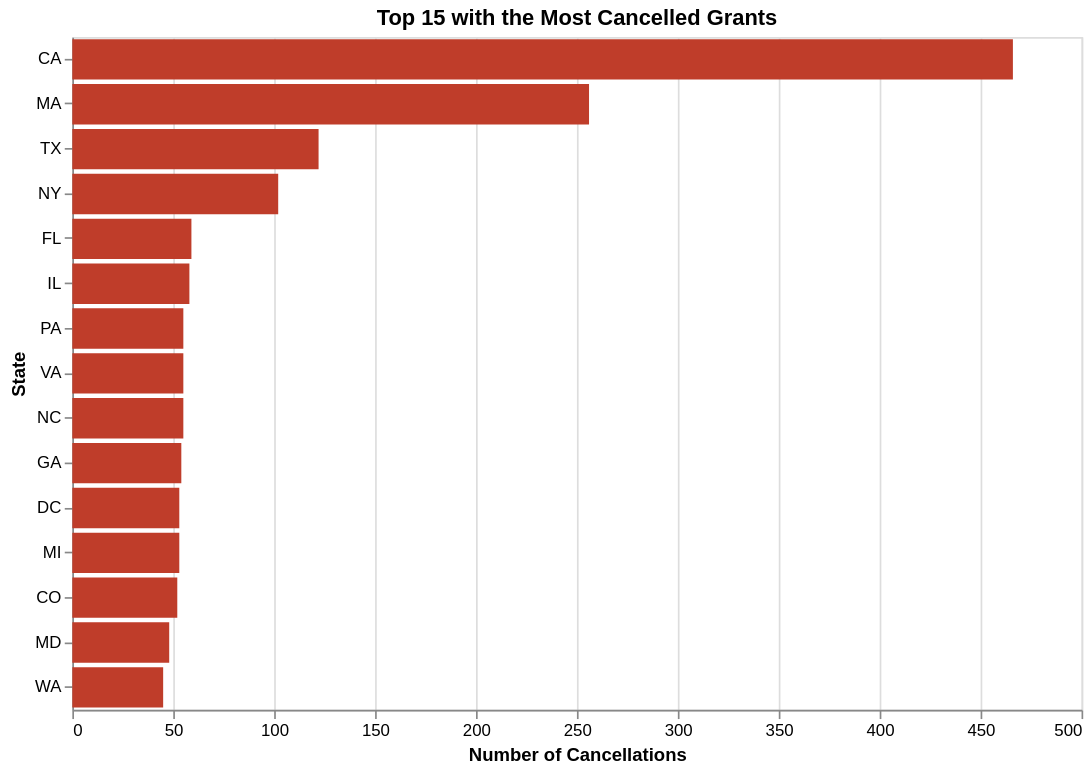

The code cell stored with this chart in its notebook:
### Markdown cell above
### Bar Chart

### Code cell
bch_1 = alt.Chart(top_15_cancellations).mark_bar(color='#bf3d2a').encode(
    x=alt.X('Cancellations:Q', title='Number of Cancellations'),
    y=alt.Y('State:N',
            title='State',
            sort='-x'
           ),
    tooltip=[
        alt.Tooltip('State:N', title='State'),
        alt.Tooltip('Cancellations:Q', title='Cancellations', format=','),
        alt.Tooltip('Percentage Label:N', title='% of Total Cancellations')
    ]
).properties(
    title='Top 15 with the Most Cancelled Grants',
    width=600,
    height=400
)

bch_1

### Figure 1 — Vega-Lite specification as saved in the notebook (floating-point values rounded to 4 significant figures)
{"config": {"view": {"continuousWidth": 300, "continuousHeight": 300}}, "data": {"name": "data-20e8830343ce38fd03e1b351d5bcb6a4"}, "mark": {"type": "bar", "color": "#bf3d2a"}, "encoding": {"tooltip": [{"field": "State", "title": "State", "type": "nominal"}, {"field": "Cancellations", "format": ",", "title": "Cancellations", "type": "quantitative"}, {"field": "Percentage Label", "title": "% of Total Cancellations", "type": "nominal"}], "x": {"field": "Cancellations", "title": "Number of Cancellations", "type": "quantitative"}, "y": {"field": "State", "sort": "-x", "title": "State", "type": "nominal"}}, "height": 400, "title": "Top 15 with the Most Cancelled Grants", "width": 600, "$schema": "https://vega.github.io/schema/vega-lite/v5.20.1.json", "datasets": {"data-20e8830343ce38fd03e1b351d5bcb6a4": [{"State": "CA", "Cancellations": 466, "Percentage of Total": 23.65, "Percentage Label": "23.7%"}, {"State": "MA", "Cancellations": 256, "Percentage of Total": 12.99, "Percentage Label": "13.0%"}, {"State": "TX", "Cancellations": 122, "Percentage of Total": 6.193, "Percentage Label": "6.2%"}, {"State": "NY", "Cancellations": 102, "Percentage of Total": 5.178, "Percentage Label": "5.2%"}, {"State": "FL", "Cancellations": 59, "Percentage of Total": 2.995, "Percentage Label": "3.0%"}, {"State": "IL", "Cancellations": 58, "Percentage of Total": 2.944, "Percentage Label": "2.9%"}, {"State": "PA", "Cancellations": 55, "Percentage of Total": 2.792, "Percentage Label": "2.8%"}, {"State": "VA", "Cancellations": 55, "Percentage of Total": 2.792, "Percentage Label": "2.8%"}, {"State": "NC", "Cancellations": 55, "Percentage of Total": 2.792, "Percentage Label": "2.8%"}, {"State": "GA", "Cancellations": 54, "Percentage of Total": 2.741, "Percentage Label": "2.7%"}, {"State": "DC", "Cancellations": 53, "Percentage of Total": 2.69, "Percentage Label": "2.7%"}, {"State": "MI", "Cancellations": 53, "Percentage of Total": 2.69, "Percentage Label": "2.7%"}, {"State": "CO", "Cancellations": 52, "Percentage of Total": 2.64, "Percentage Label": "2.6%"}, {"State": "MD", "Cancellations": 48, "Percentage of Total": 2.437, "Percentage Label": "2.4%"}, {"State": "WA", "Cancellations": 45, "Percentage of Total": 2.284, "Percentage Label": "2.3%"}]}}
